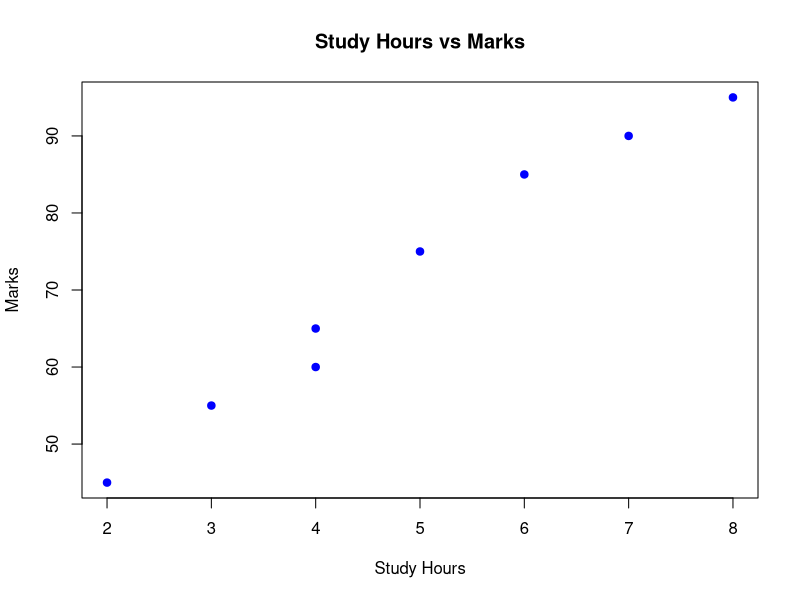
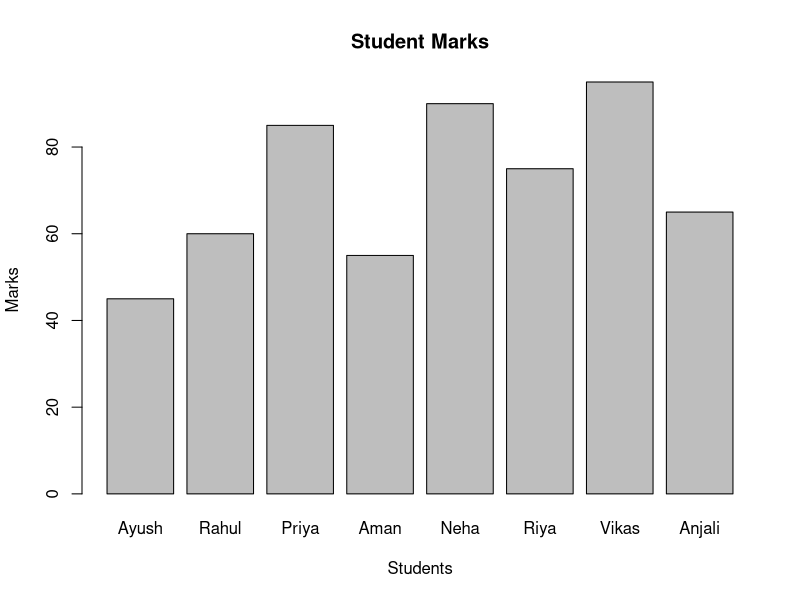
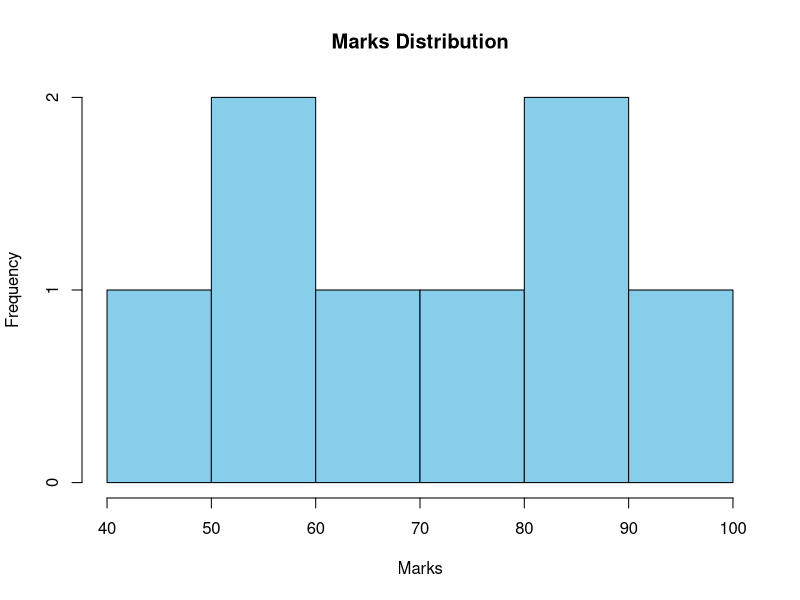
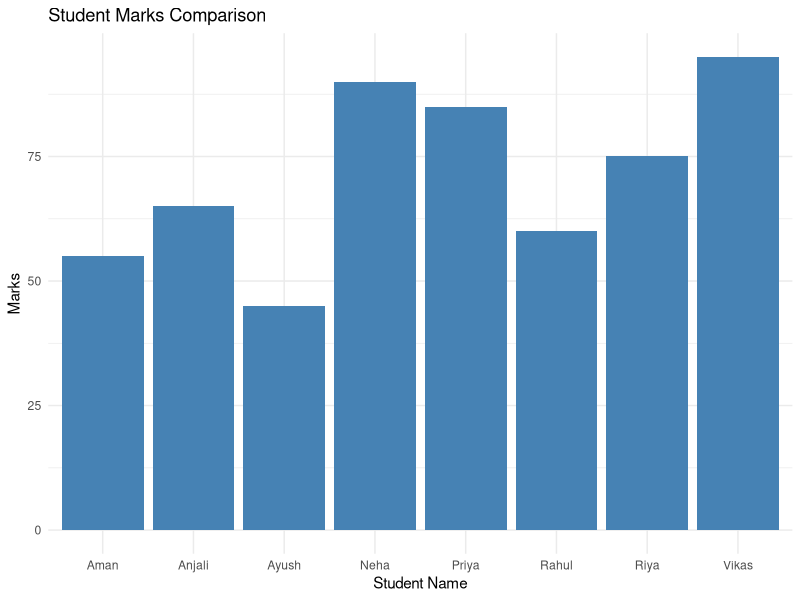
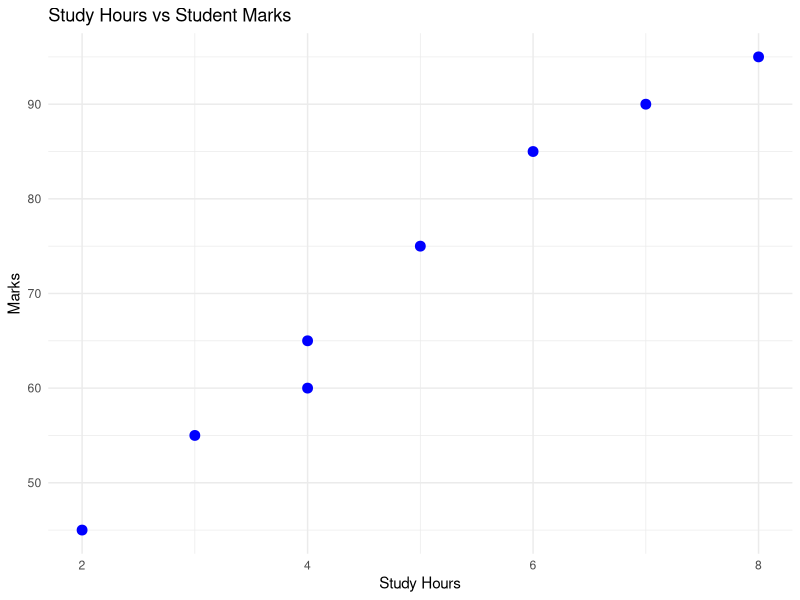
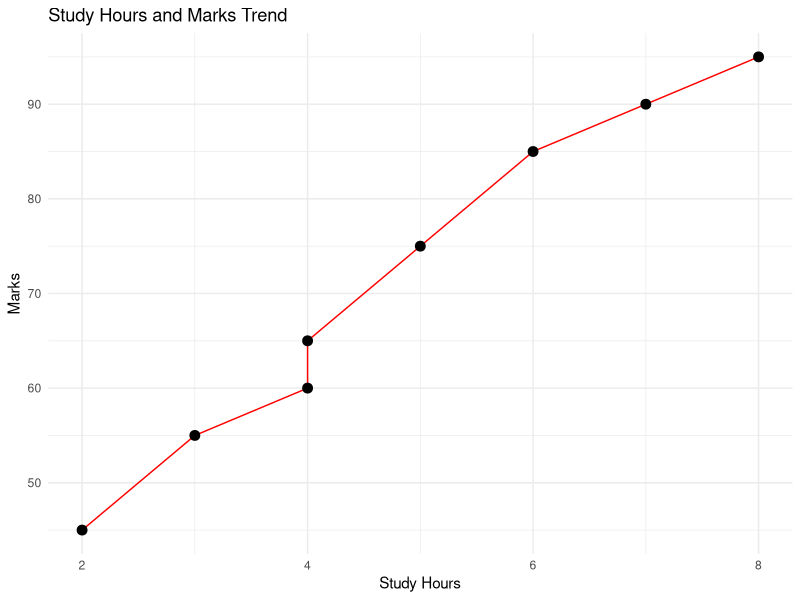
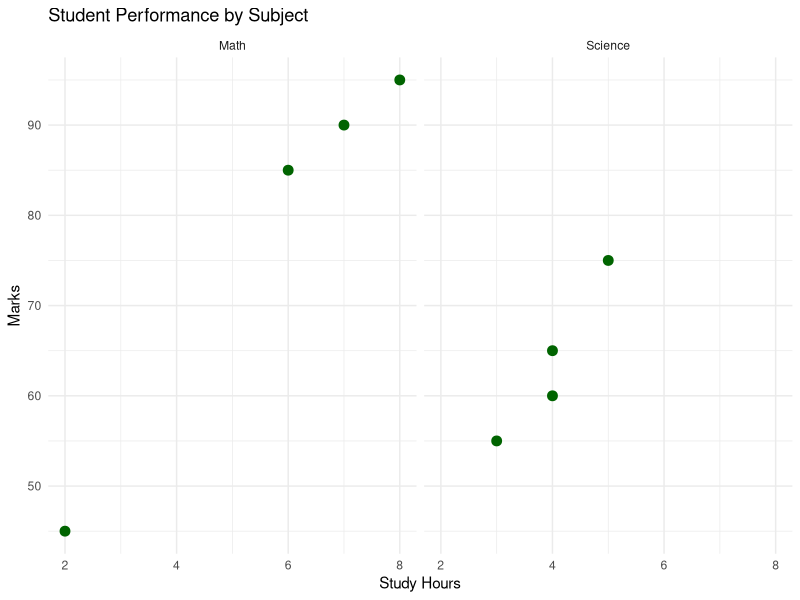
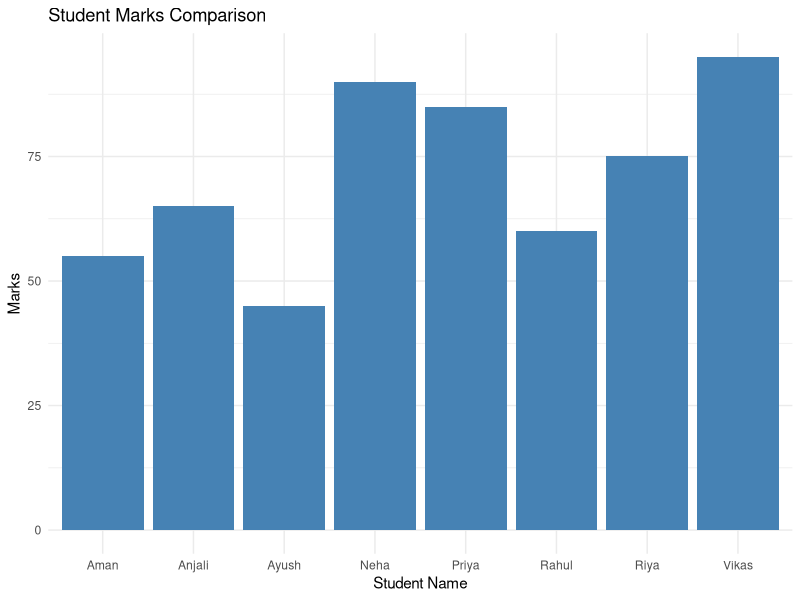

These figures' R source, in order:
# MINI PROJECT: STUDENT PERFORMANCE ANALYSIS

# Step 1: Load library
library(ggplot2)

# Step 2: Create student dataset
students <- data.frame(
  Name = c("Ayush", "Rahul", "Priya", "Aman", "Neha",
           "Riya", "Vikas", "Anjali"),
  
  Study_Hours = c(2, 4, 6, 3, 7, 5, 8, 4),
  
  Marks = c(45, 60, 85, 55, 90, 75, 95, 65),
  
  Subject = c("Math", "Science", "Math", "Science",
              "Math", "Science", "Math", "Science")
)

# Step 3: View dataset
print(students)

# Step 4: Basic visualization

# Scatter plot
plot(students$Study_Hours, students$Marks,
     main = "Study Hours vs Marks",
     xlab = "Study Hours",
     ylab = "Marks",
     col = "blue",
     pch = 19)

# Bar chart
barplot(students$Marks,
        names.arg = students$Name,
        main = "Student Marks",
        xlab = "Students",
        ylab = "Marks")

# Histogram
hist(students$Marks,
     main = "Marks Distribution",
     xlab = "Marks",
     col = "skyblue")


# Step 5: ggplot2 visualization

# Bar chart using geom_col()
p1 <- ggplot(students, aes(x = Name, y = Marks)) +
  geom_col(fill = "steelblue") +
  labs(
    title = "Student Marks Comparison",
    x = "Student Name",
    y = "Marks"
  ) +
  theme_minimal()

print(p1)


# Scatter plot using geom_point()
p2 <- ggplot(students,
             aes(x = Study_Hours, y = Marks)) +
  geom_point(color = "blue", size = 3) +
  ggtitle("Study Hours vs Student Marks") +
  labs(
    x = "Study Hours",
    y = "Marks"
  ) +
  theme_minimal()

print(p2)


# Line graph using geom_line()
p3 <- ggplot(students,
             aes(x = Study_Hours, y = Marks)) +
  geom_line(color = "red") +
  geom_point(size = 3) +
  labs(
    title = "Study Hours and Marks Trend",
    x = "Study Hours",
    y = "Marks"
  ) +
  theme_minimal()

print(p3)


# Step 6: Multiple panels using facet_wrap()
p4 <- ggplot(students,
             aes(x = Study_Hours, y = Marks)) +
  geom_point(color = "darkgreen", size = 3) +
  facet_wrap(~ Subject) +
  labs(
    title = "Student Performance by Subject",
    x = "Study Hours",
    y = "Marks"
  ) +
  theme_minimal()

print(p4)


# Step 7: Save graph
ggsave(
  filename = "student_performance.png",
  plot = p1,
  width = 8,
  height = 5
)

# Step 8: Final message
print("Student Performance Analysis Completed!")
